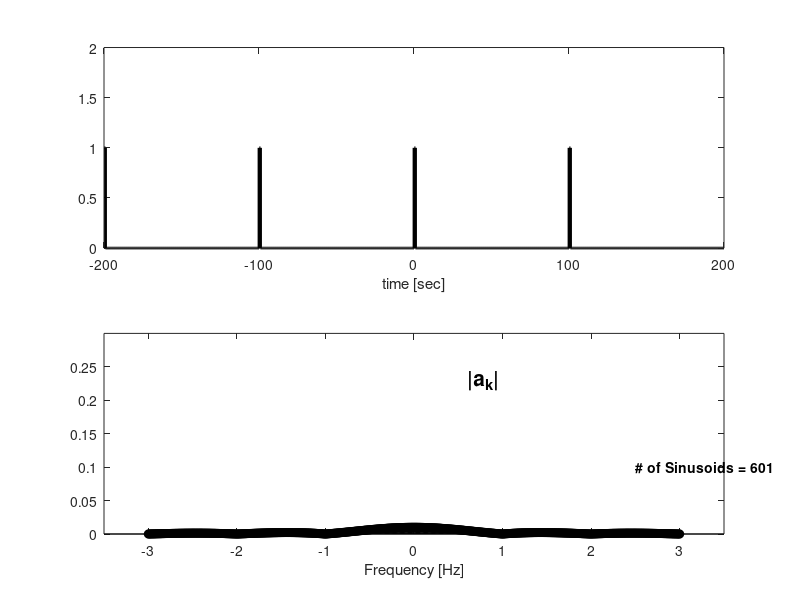

This figure's MATLAB source:
T0=2:0.5:100;
f0=1./T0;
T_cut=1;

% video=VideoWriter('video3','MPEG-4');
% video.FrameRate=10;
% video.Quality=100;
% open(video)

h=figure;
set(h, 'Position', [100 300 1200 440])

for kk=1:length(T0)
t=linspace(0,T0(kk),10000).';
rect=t<T_cut;
subplot(2,1,1)
t_4p=[t-2*T0(kk) ; t-T0(kk) ; t ; t+T0(kk)];
rect_4p=[rect ; rect ; rect ; rect];
plot(t_4p,rect_4p,'k','Linewidth',2)
xlabel('time [sec]')
ylim([0 2])

subplot(2,1,2)
f_lim=3;     % 기준하는 maximum Hz까지 닿을 때까지 k를 뻗을 예정
% kw
% f0=1/T0
K=f_lim*T0(kk)*2+1;
K=K+~mod(K,2); % 홀수로 만듦(upper)
k=1:K;
k_idx=k-median(k);
a=(exp(-1i*2*pi*f0(kk)*k_idx)-1)./(-1i*2*pi*k_idx);
% k_idx=0일 때를 정의
a(median(k))=1/T0(kk);
stem(k_idx*f0(kk),abs(a),'k','fill','Linewidth',1)
xlim([-f_lim-0.5 f_lim+0.5])
xlabel('Frequency [Hz]')
ylim([0 0.3])
text(0.6,0.23,'|a_k|','FontSize',15,'FontWeight','bold')
text(2.5,0.1, sprintf( '# of Sinusoids = %d',K) ,'FontSize',10,'FontWeight','bold')
set(gcf,'color','w');
frame = getframe(gcf);
% writeVideo(video,frame);
end

% close(video)